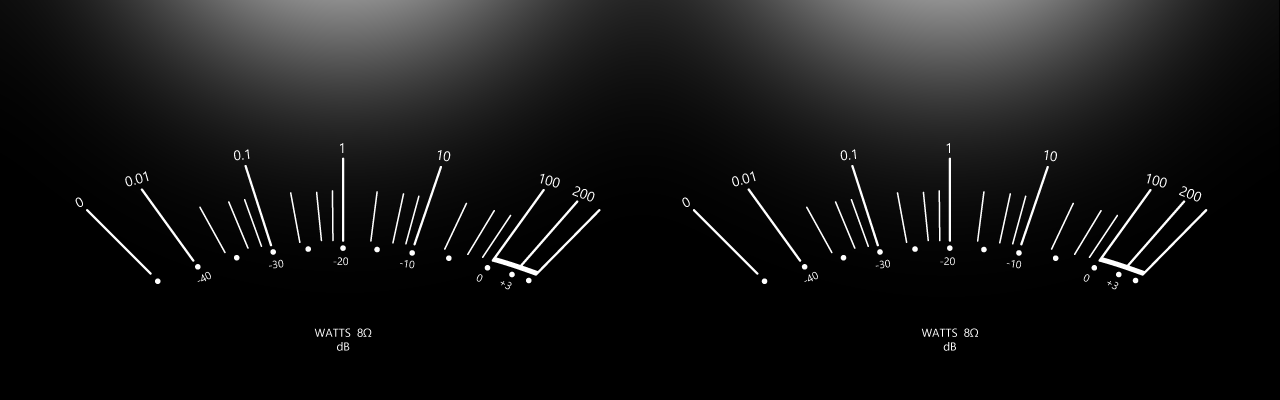
#> input picture Sources/NullPlayer/Resources/PeppyMeter/1280x400/black-white-bgr.png, 1280 x 400 px, given in place of AppIcon.png, which was not available
$ python render.py
#> lines starting #> are read from the running program, lines starting #| are printed output that depends on the picture; pictures that were not available may be replaced by others from this repository, and a replacement may not be noted
# render.py [out.mp4] [frame numbers...] — the 16 s NullPlayer demo: intro, skin showcase, skin wall, end card; frame numbers write stills instead.
# Media comes from $ASSETS (default ~/Documents/shots/demo-video): cut/ and close/ hold the cutouts; out and stills land there too.
import math, os, subprocess, sys, random
from PIL import Image, ImageDraw, ImageFont, ImageFilter

D = os.environ.get("ASSETS", os.path.expanduser("~/Documents/shots/demo-video"))
CUT = os.path.join(D, "cut")
ICON = os.path.join(os.path.dirname(os.path.abspath(__file__)), "../../Sources/NullPlayer/Resources/AppIcon.png")
W, H, FPS, DUR = 1920, 1080, 60, 14.0
SLOW = 1.15  # uniform playback stretch; scene timings above stay as authored
BG = (251, 251, 253)
INK = (29, 29, 31)
GRAY = (110, 110, 115)
FONT = "/System/Library/Fonts/SFNS.ttf"


def font(size, weight):
    f = ImageFont.truetype(FONT, size)
    f.set_variation_by_axes([100, min(96, size), 400, weight])
    return f


# ---------- easing ----------
def clamp(x, a=0.0, b=1.0):
    return max(a, min(b, x))

def ease_out(t):  # cubic-bezier-ish (0.22, 1, 0.36, 1)
    t = clamp(t); return 1 - (1 - t) ** 4

def ease_in_out(t):
    t = clamp(t); return 4 * t ** 3 if t < .5 else 1 - (-2 * t + 2) ** 3 / 2

def spring(t):
    t = clamp(t)
    return 1 - math.exp(-6 * t) * math.cos(9 * t) if t < 1 else 1.0

def prog(t, start, dur):
    return clamp((t - start) / dur)


# ---------- assets ----------
def text_layer(s, size, weight, color=INK, tracking=0.0, gradient=None):
    f = font(size, weight)
    pad = size // 2
    # measure with tracking
    widths = [f.getlength(c) for c in s]
    tw = int(sum(widths) + tracking * size * (len(s) - 1)) + pad * 2
    asc, desc = f.getmetrics()
    th = asc + desc + pad * 2
    img = Image.new("L", (tw, th), 0)
    d = ImageDraw.Draw(img)
    x = pad
    for c, w in zip(s, widths):
        d.text((x, pad), c, font=f, fill=255)
        x += w + tracking * size
    bbox = img.getbbox()
    img = img.crop((bbox[0] - 4, 0, bbox[2] + 4, th))
    if gradient:
        c0, c1 = gradient
        grad = Image.linear_gradient("L").rotate(90, expand=True).resize(img.size)
        col = Image.composite(Image.new("RGB", img.size, c1), Image.new("RGB", img.size, c0), grad.transpose(Image.FLIP_LEFT_RIGHT))
        out = col.convert("RGBA"); out.putalpha(img)
        return out
    out = Image.new("RGBA", img.size, color + (0,))
    out.putalpha(img)
    return out


def with_shadow(img, radius=28, offset=18, opacity=0.22):
    """Soft Apple-style floating shadow under a cut-out window."""
    pad = radius * 3
    w, h = img.size
    canvas = Image.new("RGBA", (w + pad * 2, h + pad * 2), (0, 0, 0, 0))
    a = img.getchannel("A").point(lambda v: int(v * opacity))
    sh = Image.new("RGBA", img.size, (0, 0, 0, 0)); sh.putalpha(a)
    canvas.alpha_composite(sh, (pad, pad + offset))
    canvas = canvas.filter(ImageFilter.GaussianBlur(radius))
    canvas.alpha_composite(img, (pad, pad))
    return canvas


# [5 lines left out: function load_cut, not called in this run]


def fit(img, maxw, maxh):
    s = min(maxw / img.width, maxh / img.height)
    return img.resize((max(1, round(img.width * s)), max(1, round(img.height * s))), Image.LANCZOS)


# [23 lines left out: functions place, paste_clipped, not called in this run]


# Scene 1/4 assets
icon = Image.open(ICON).convert("RGBA")
icon = icon.crop(icon.getbbox())
icon_big = with_shadow(fit(icon, 300, 300), radius=30, offset=20, opacity=0.25)
#> in fit, `return img.resize((max(1, round(img.width * s)), max(1, round(img.heig..`:
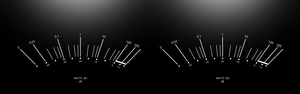
#> returned value: PIL image 300x94 RGBA; mean R, G, B, A 22.7, 22.7, 22.7, 255
#> in with_shadow, `pad = radius * 3`: pad = 90
#> in with_shadow, `canvas = Image.new("RGBA", (w + pad * 2, h + pad * 2), (0, 0, 0, 0))`: canvas: PIL image 480x274 RGBA; every value is 0
#> in with_shadow, `a = img.getchannel("A").point(lambda v: int(v * opacity))`: a: PIL image 300x94 L; every value is 63
#> in with_shadow, `sh = Image.new('RGBA', img.size, (0, 0, 0, 0))`: sh: PIL image 300x94 RGBA; every value is 0
#> in with_shadow, `canvas = canvas.filter(ImageFilter.GaussianBlur(radius))`:
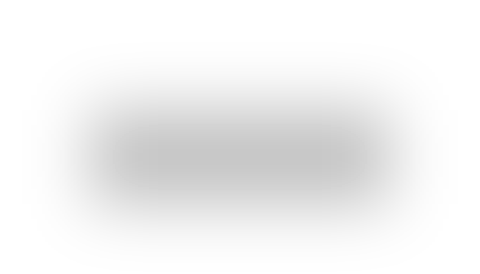
#> canvas: PIL image 480x274 RGBA; mean R, G, B, A 0, 0, 0, 13.5; transparent parts drawn white
#> in with_shadow, `canvas.alpha_composite(img, (pad, pad))`:
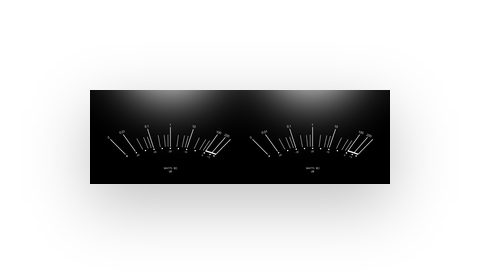
#> canvas: PIL image 480x274 RGBA; mean R, G, B, A 4.9, 4.9, 4.9, 59.6; transparent parts drawn white
icon_small = with_shadow(fit(icon, 150, 150), radius=18, offset=12, opacity=0.22)
#> call 2 of fit, with maxw = 150, maxh = 150
#> in fit (call 2), `return img.resize((max(1, round(img.width * s)), max(1, round(img.heig..`:
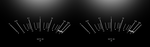
#> returned value: PIL image 150x47 RGBA; mean R, G, B, A 22.7, 22.7, 22.7, 255
#> call 2 of with_shadow, with radius = 18, offset = 12, opacity = 0.22
#> in with_shadow (call 2), `pad = radius * 3`: pad = 54
#> in with_shadow (call 2), `canvas = Image.new("RGBA", (w + pad * 2, h + pad * 2), (0, 0, 0, 0))`: canvas: PIL image 258x155 RGBA; every value is 0
#> in with_shadow (call 2), `a = img.getchannel("A").point(lambda v: int(v * opacity))`: a: PIL image 150x47 L; every value is 56
#> in with_shadow (call 2), `sh = Image.new('RGBA', img.size, (0, 0, 0, 0))`: sh: PIL image 150x47 RGBA; every value is 0
#> in with_shadow (call 2), `canvas.alpha_composite(sh, (pad, pad + offset))`:
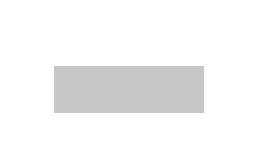
#> canvas: PIL image 258x155 RGBA; mean R, G, B, A 0, 0, 0, 9.9; transparent parts drawn white
#> in with_shadow (call 2), `canvas = canvas.filter(ImageFilter.GaussianBlur(radius))`:
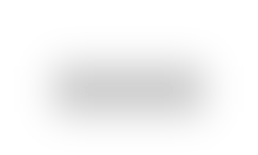
#> canvas: PIL image 258x155 RGBA; mean R, G, B, A 0, 0, 0, 9.9; transparent parts drawn white
#> in with_shadow (call 2), `canvas.alpha_composite(img, (pad, pad))`:
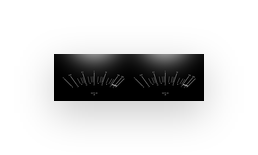
#> canvas: PIL image 258x155 RGBA; mean R, G, B, A 4, 4, 4, 49.2; transparent parts drawn white
ORANGE = ((255, 159, 28), (255, 214, 102))
t_name = text_layer("NullPlayer", 150, 700, tracking=-0.02)
#> (the run stopped early here; a loop or call above may not have finished)

$ run again, on Sources/NullPlayer/Resources/PeppyMeter/480x320/big-bang-bgr.png
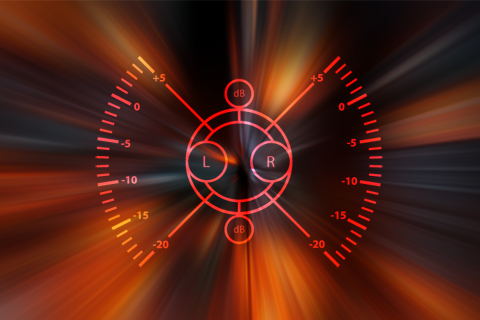
#> input picture Sources/NullPlayer/Resources/PeppyMeter/480x320/big-bang-bgr.png, 480 x 320 px, given in place of AppIcon.png, which was not available
#> pad = 90
#> a: PIL image 300x200 L; every value is 63
#> sh: PIL image 300x200 RGBA; every value is 0
#> in fit (call 2), `return img.resize((max(1, round(img.width * s)), max(1, round(img.heig..`:
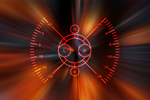
#> returned value: PIL image 150x100 RGBA; mean R, G, B, A 82.7, 34.9, 22.3, 255
#> pad = 54
#> a: PIL image 150x100 L; every value is 56
#> sh: PIL image 150x100 RGBA; every value is 0
#> in with_shadow (call 2), `canvas.alpha_composite(img, (pad, pad))`:
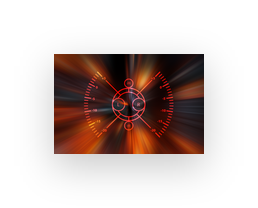
#> canvas: PIL image 258x208 RGBA; mean R, G, B, A 23.1, 9.7, 6.2, 75.3; transparent parts drawn white

$ run again, on Sources/NullPlayer/Resources/PeppyMeter/800x480/bar-bgr.png
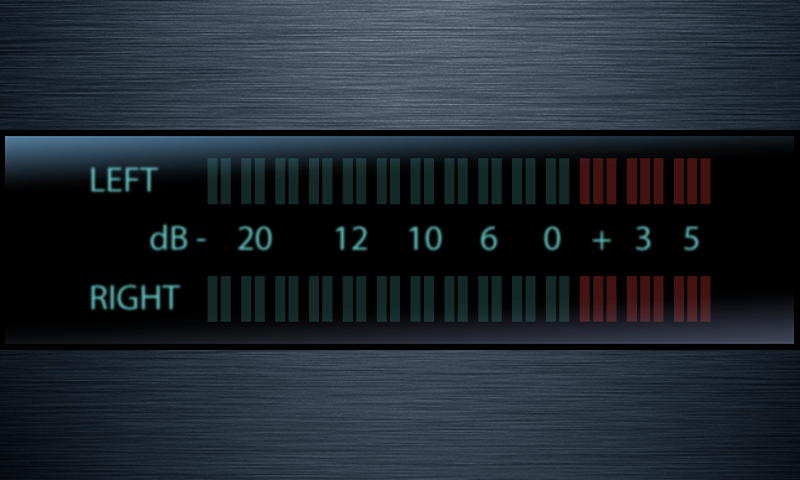
#> input picture Sources/NullPlayer/Resources/PeppyMeter/800x480/bar-bgr.png, 800 x 480 px, given in place of AppIcon.png, which was not available
#> icon is the input picture: PIL image 800x480 RGBA; mean R, G, B, A 31.4, 39.7, 47.1, 255
#> pad = 90
#> a: PIL image 300x180 L; every value is 63
#> sh: PIL image 300x180 RGBA; every value is 0
#> in fit (call 2), `return img.resize((max(1, round(img.width * s)), max(1, round(img.heig..`:
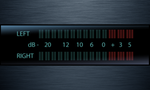
#> returned value: PIL image 150x90 RGBA; mean R, G, B, A 31.5, 39.8, 47.2, 255
#> pad = 54
#> a: PIL image 150x90 L; every value is 56
#> sh: PIL image 150x90 RGBA; every value is 0
#> in with_shadow (call 2), `canvas.alpha_composite(img, (pad, pad))`:
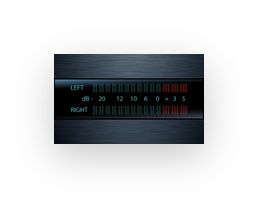
#> canvas: PIL image 258x198 RGBA; mean R, G, B, A 8.3, 10.5, 12.5, 71.4; transparent parts drawn white
